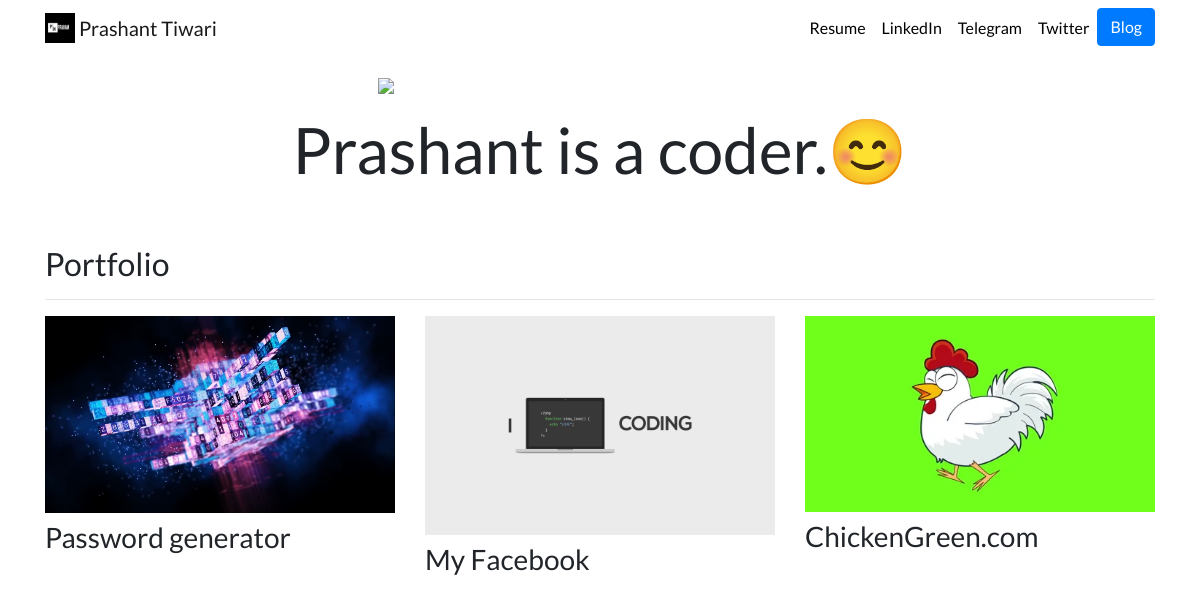
Before: / with the older database file.
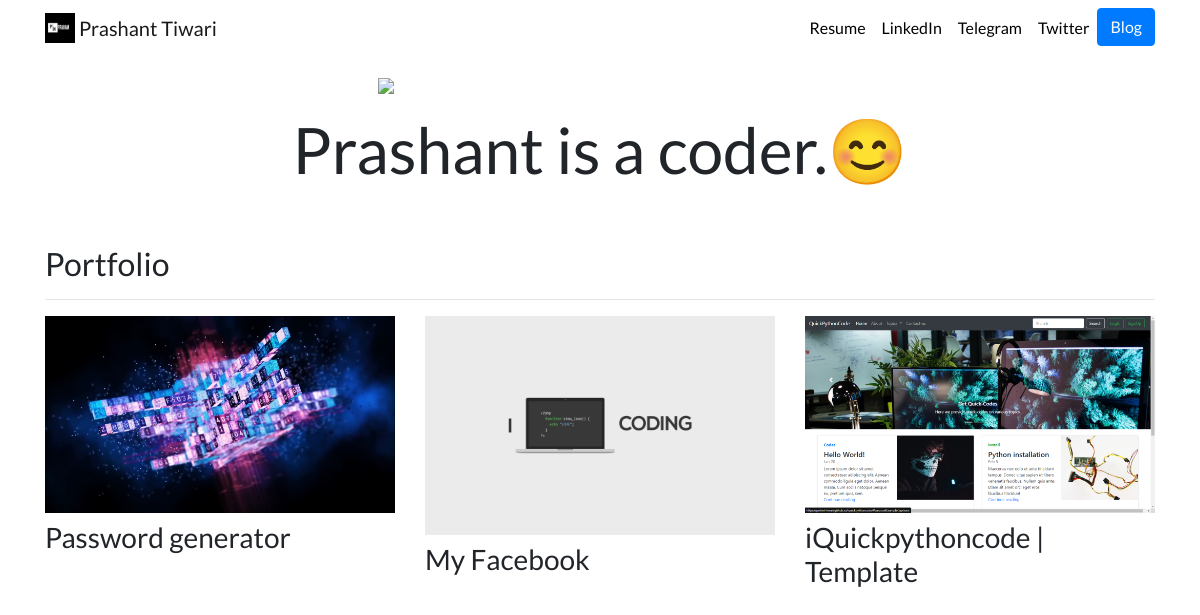
After: the same page with the newer database file.
### personal/models.py (models this page shows, shortened)
class Project(models.Model):
	title = models.CharField(max_length = 100)
	discription = models.CharField(max_length = 300)
	image = models.ImageField(upload_to = 'personal/images')
	url = models.URLField(blank=True)

### personal/views.py (the view)
# urls.py: 2. Add a URL to urlpatterns:  path('', views.home, name='home')
def home(request):
	projects=Project.objects.all()
	return render(request,'home.html',{'projects':projects})

### templates/home.html (shortened to what this page needs)
{% extends "base.html" %}
{% load static %}
{% block content %}
<div class="row justify-content-center my-3">
    <div class="col-5">
        <img src="{% static 'portfolio/pp.JPG' %}" class="img-fluid">
    </div>
</div>
<div class="row justify-content-center mb-3">
    <div class="col-md-9 text-center">
        <h5 id="hometext" class="font light">Prashant is a coder.😊</h5>
    </div>
</div>
<h2 class="mt-5">Portfolio</h2>
<hr>
<div class="row">
    {% for project in projects %}
    <div class="col-lg-4 col-md-6">
        {% if project.url %}
        <a href="{{ project.url }}">
            <img src="{{ project.image.url }}" class="img-fluid mb-2">
        </a>
        {% else %}
        <img src="{{ project.image.url }}" class="img-fluid mb-2">
        {% endif %}
        <h3>{{ project.title }}</h3>
    </div>
    {% endfor %}
</div>
{% endblock %}

Changed rows visible on the page:
removed Project: image (picture), title "ChickenGreen.com"
added Project: image (picture), title "iQuickpythoncode | Template"
